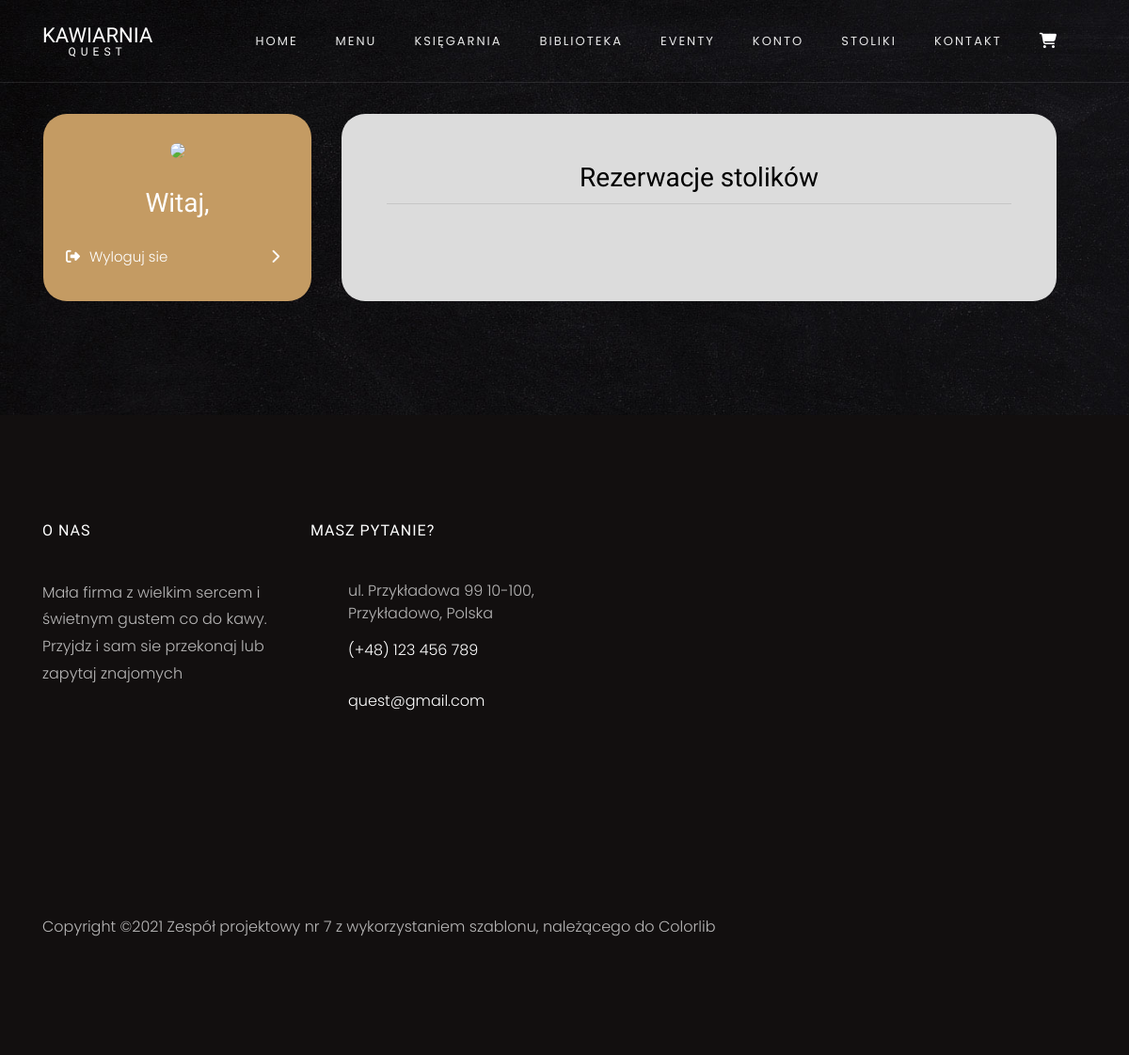
The page /konto/rezerwacje/2 on the database as committed earlier.
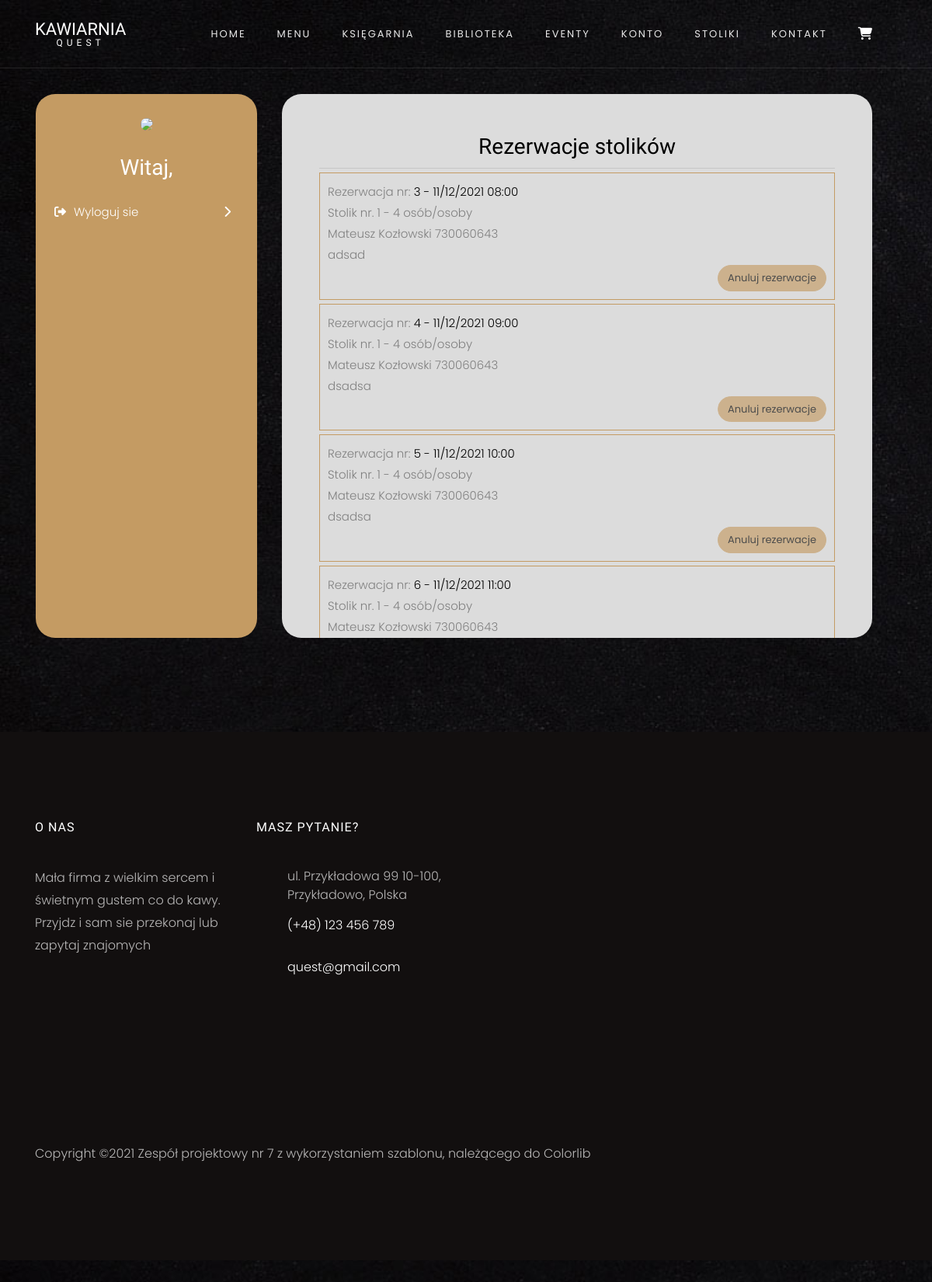
The same page on the database as committed later.
### Quest/tabels.py (models this page shows)
class TableReservations(db.Model):
    __tablename__ = "table_reservations"
    id = db.Column(db.Integer, primary_key=True)
    date = db.Column(db.DateTime, nullable=False)
    first_name = db.Column(db.String(250), nullable=False)
    last_name = db.Column(db.String(250), nullable=False)
    phone = db.Column(db.String(9), nullable=False)
    message = db.Column(db.String(500), nullable=True)
    table_id = db.Column(db.Integer, db.ForeignKey('tables.id'))
    table = relationship("Table", back_populates="reservations")
    client_id = db.Column(db.Integer, db.ForeignKey('clients.id'))
    client = relationship("Client", back_populates="table_reservations")

class Table(db.Model):
    __tablename__ = "tables"
    id = db.Column(db.Integer, primary_key=True)
    number_of_seats = db.Column(db.Integer, nullable=False)
    reservations = relationship("TableReservations", back_populates="table")

### Quest/routes.py (the view)
@app.route("/konto/rezerwacje/<int:client_id>")
def show_table_reservations(client_id):
    client = Client.query.get(client_id)
    today = datetime.today()
    today = datetime(today.year, today.month, today.day, today.hour)
    prepared_reservations = []
    for res in client.table_reservations:
        cant_cancel = True
        if today < res.date:
            cant_cancel = False
        prepared_reservations.append((res, cant_cancel))
    return render_template("account/table_reservations.html", reservations=prepared_reservations)

### Quest/templates/account/table_reservations.html (shortened to what this page needs)
{% extends "account/account.html" %}
{% block head %}
{{ super() }}
{% endblock %}
{% block account_page %}
<h3 class="text-center mb-2" style="color:black">Rezerwacje stolików</h3>
<hr>
{% for res, cant_cancel in reservations %}
<div class="overflow-auto res">
    Rezerwacja nr: <span style="color:black; ">{{res.id}} - {{res.date.strftime("%d/%m/%Y  %H:%M")}}</span><br>
    Stolik nr. {{res.table.id}} - {{res.table.number_of_seats}} osób/osoby<br>
    {{res.first_name}} {{res.last_name}} {{res.phone}}<br>
    {{res.message}}
    <div class="text-right"><a href="{{url_for('cancel_table_booking', res_id=res.id)}}" class="btn btn-primary{% if cant_cancel %} disabled {% endif %}" style="border-radius:25px;">Anuluj rezerwacje</a></div>
</div>
{% endfor %}
{% endblock %}

### Quest/templates/account/account.html (shortened to what this page needs)
{% import "bootstrap/wtf.html" as wtf %}
{% extends "base.html" %}
{% block head %}
{{ super() }}
{% endblock %}
{% block content %}
<section class="ftco-section contact-section">
    <div class="container">
        <div class="row">
            <div class="col-xl-3 col-lg-4  p-4 m-3 text-center" style="background-color:#c49b63; border-radius: 25px;">
                <img src="https://www.w3schools.com/howto/img_avatar.png" style="width:100px; border-radius: 50px;">
                <h3 class="my-4">Witaj, {{current_user.first_name}}</h3>
                <a href="{{url_for('logout')}}" style="color:white"><p><i class="fas fa-sign-out-alt"></i>Wyloguj sie<span style="float:right;"><i class="fas fa-chevron-right"></i></span></p></a>
            </div>
            <div class="col-xl-8 col-lg-7 p-5 m-3" style="background-color:Gainsboro; border-radius: 25px; max-height:700px; overflow:auto;">
                {% block account_page %}
                {% endblock %}
            </div>
        </div>
    </div>
</section>
{% endblock %}

### Quest/templates/base.html (shortened to what this page needs)
<!DOCTYPE html>
<html lang="en">
<head>
    {% block head%}
    <link rel="stylesheet" href="{{ url_for('static', filename='css/open-iconic-bootstrap.min.css') }}">
    <link rel="stylesheet" href="{{ url_for('static', filename='css/animate.css') }}">
    <link rel="stylesheet" href="{{ url_for('static', filename='css/owl.carousel.min.css') }}">
    <link rel="stylesheet" href="{{ url_for('static', filename='css/owl.theme.default.min.css') }}">
    <link rel="stylesheet" href="{{ url_for('static', filename='css/magnific-popup.css') }}">
    <link rel="stylesheet" href="{{ url_for('static', filename='css/aos.css') }}">
    <link rel="stylesheet" href="{{ url_for('static', filename='css/ionicons.min.css') }}">
    <link rel="stylesheet" href="{{ url_for('static', filename='css/bootstrap-datepicker.css') }}">
    <link rel="stylesheet" href="{{ url_for('static', filename='css/jquery.timepicker.css') }}">
    <link rel="stylesheet" href="{{ url_for('static', filename='css/flaticon.css') }}">
    <link rel="stylesheet" href="{{ url_for('static', filename='css/icomoon.css') }}">
    <link rel="stylesheet" href="{{ url_for('static', filename='css/style.css') }}">
    {% endblock %}
</head>
<body>
<nav class="navbar navbar-expand-lg navbar-dark ftco_navbar bg-dark ftco-navbar-light" id="ftco-navbar">
    <div class="container">
        <a class="navbar-brand" href="{{url_for('home')}}">Kawiarnia<small>Quest</small></a>
        <div class="collapse navbar-collapse" id="ftco-nav">
            <ul class="navbar-nav ml-auto">
                <li class="nav-item {% if request.endpoint=='home' %}active{%endif %}">
                    <a href="{{ url_for('home') }}" class="nav-link">Home</a>
                </li>
                <li class="nav-item {% if request.endpoint=='menu' %}active{%endif %}">
                    <a href="{{ url_for('menu') }}" class="nav-link">Menu</a>
                </li>
                <li class="nav-item {% if request.endpoint=='bookshop' %}active{%endif %}">
                    <a href="{{ url_for('bookshop') }}" class="nav-link">Księgarnia</a>
                </li>
                <li class="nav-item {% if request.endpoint=='library' %}active{%endif %}">
                    <a href="{{ url_for('library') }}" class="nav-link">Biblioteka</a>
                </li>
                <li class="nav-item {% if request.endpoint=='events' %}active{%endif %}">
                    <a href="{{ url_for('events') }}" class="nav-link">Eventy</a>
                </li>
                <li class="nav-item {% if request.endpoint=='account' %}active{%endif %}">
                    <a href="{{ url_for('account') }}" class="nav-link">Konto</a>
                </li>
                <li class="nav-item {% if request.endpoint=='tables' %}active{%endif %}">
                    <a href="{{ url_for('tables') }}" class="nav-link">Stoliki</a>
                </li>
                <li class="nav-item {% if request.endpoint=='contact' %}active{%endif %}">
                    <a href="{{ url_for('contact') }}" class="nav-link">Kontakt</a>
                </li>
                <li class="nav-item cart {% if request.endpoint=='cart' %}active{%endif %}">
                    <a href="{{ url_for('cart') }}" class="nav-link">
                    </a>
                </li>
            </ul>
        </div>
    </div>
</nav>
{% block content %}
{% endblock %}
<footer class="ftco-footer ftco-section img">
    <div class="container">
        <div class="row mb-5 ">
            <div class="col-lg-3 col-md-6 mb-5 mb-md-5">
                <div class="ftco-footer-widget mb-4">
                    <h2 class="ftco-heading-2">O nas</h2>
                    <p>Mała firma z wielkim sercem i świetnym gustem co do kawy. Przyjdz i sam sie przekonaj lub zapytaj
                        znajomych</p>
                    <ul class="ftco-footer-social list-unstyled float-md-left float-lft mt-5">
                    </ul>
                </div>
            </div>
            <div class="col-lg-3 col-md-6 mb-5 mb-md-5">
                <div class="ftco-footer-widget mb-4">
                    <h2 class="ftco-heading-2">Masz pytanie?</h2>
                    <div class="block-23 mb-3">
                        <ul>
                            <li><span class="icon icon-map-marker"></span><span class="text">ul. Przykładowa 99 10-100, Przykładowo, Polska</span>
                            </li>
                            <li><a href="#"><span class="icon icon-phone"></span><span
                                    class="text">(+48) 123 456 789</span></a></li>
                            <li><a href="#"><span class="icon icon-envelope"></span><span
                                    class="text">quest@gmail.com</span></a></li>
                        </ul>
                    </div>
                </div>
            </div>
        </div>
        <div class="row">
            <div class="col-md-12 text-center">
                <p>
                    Copyright &copy;<script>document.write(new Date().getFullYear());</script>
                    Zespół projektowy nr 7 z wykorzystaniem szablonu, należącego do <a href="https://colorlib.com"
                                                                                       target="_blank">Colorlib</a>
                    </p>
            </div>
        </div>
    </div>
</footer>
</body>
</html>

### Quest/static/css/icomoon.css (style rules this page uses)
[class^="icon-"], [class*=" icon-"] { font-family: 'icomoon' !important; speak: none; font-style: normal; font-weight: normal; font-variant: normal; text-transform: none; line-height: 1; -webkit-font-smoothing: antialiased; -moz-osx-font-smoothing: grayscale; }
.icon-map-marker:before { content: "\f041"; }
.icon-phone:before { content: "\f095"; }
.icon-envelope:before { content: "\f0e0"; }

### Quest/templates/account/account.html (style rules this page uses)
hr { margin:0; }
p { margin:10px 0; text-align: left; }
i { color:white; margin-right:10px; }

### Quest/templates/account/table_reservations.html (style rules this page uses)
.res { border: 1px solid #c49b63; margin-top:5px; padding: 10px; }

Rows that differ between the two databases and show on the page:
added TableReservations: id "3", date "11/12/2021 08:00", table.id "1", table.number_of_seats "4", first_name "Mateusz", last_name "Kozłowski", phone "730060643", message "adsad"
added TableReservations: id "4", date "11/12/2021 09:00", table.id "1", table.number_of_seats "4", first_name "Mateusz", last_name "Kozłowski", phone "730060643", message "dsadsa"
added TableReservations: id "5", date "11/12/2021 10:00", table.id "1", table.number_of_seats "4", first_name "Mateusz", last_name "Kozłowski", phone "730060643", message "dsadsa"
added TableReservations: id "6", date "11/12/2021 11:00", table.id "1", table.number_of_seats "4", first_name "Mateusz", last_name "Kozłowski", phone "730060643"
